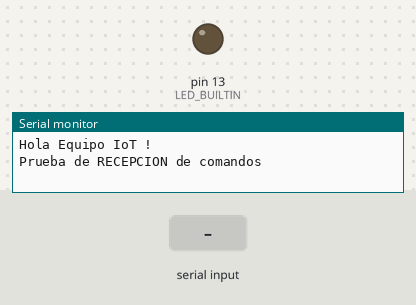
Simulated run of this sketch. Board: Arduino Uno, built with avr-gcc and run on an emulated ATmega328P. On the bench: output pins drawn as LEDs (lit = HIGH), the last lines printed to the serial monitor. Inputs (shaded band) come from the test bench.

Above: at 1.6 s.
1.7 s: "B\n" received over Serial
At 3.6 s:
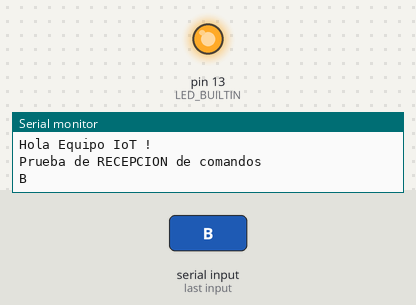
3.9 s: byte 65 ('A') received over Serial
At 5.1 s:
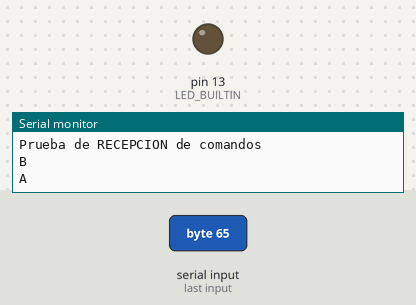
Timing chart, 0 to 6.9 s (numbered marks = the images above; inputs shaded):
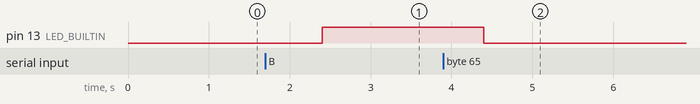

The sketch:

Ejemplo_Recepcion.ino
```cpp
//Ejemplo de TRANSMISION y RECEPCION

void setup() {
  delay(400);
  Serial.begin(115200);
  Serial.println("\n");
  Serial.println("Hola Equipo IoT !");
  Serial.println("Prueba de RECEPCION de comandos");
  pinMode(LED_BUILTIN, OUTPUT);
}


void loop() {
  if(Serial.available() > 0){
    char letra = Serial.read();
    Serial.println(letra);
    if(letra == 'A') digitalWrite(LED_BUILTIN, LOW);
    else if(letra == 'B') digitalWrite(LED_BUILTIN, HIGH);
  }
  delay(1000);
}
```

Measured:
- after the input at 1.7 s, pin 13 (LED_BUILTIN): LOW → HIGH after 0.70 s
- after the input at 3.9 s, pin 13 (LED_BUILTIN): HIGH → LOW after 0.50 s
